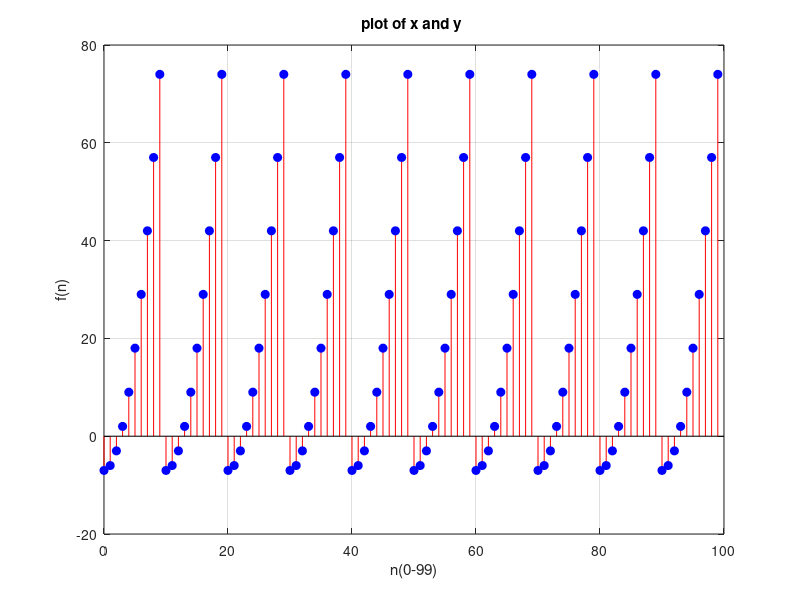

The MATLAB source for this figure:
%assigning initial values from 0-99
x= 0:99;
y= 0:99;
%looping statement for the function
for z= 1:100
    n=z-1;
    if n <= 9
        n= (n.^2)-7;
        
    elseif n >=10 %if n is not <= 9 
        while n >= 10 %to continue the loop 
         n = n-10;
        end
     n = n.^2-7; %if n is <10 it will go back to the first equation
    end
    y(z)= n;
% end of looping statement
end
% Graphing the function using stem 
stem(x,y,'r-','markerfacecolor','b','markeredgecolor','b')
xlabel 'n(0-99)'
ylabel 'f(n)'
title 'plot of x and y '
grid 

